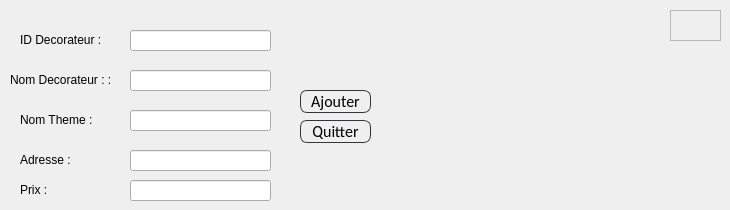
     <widget class="QWidget" name="Ajouter_Theme">
      <attribute name="title">
       <string>Ajouter Decorateur</string>
      </attribute>
      <widget class="QLineEdit" name="le_id_theme">
       <property name="geometry">
        <rect>
         <x>130</x>
         <y>30</y>
         <width>141</width>
         <height>21</height>
        </rect>
       </property>
       <property name="text">
        <string/>
       </property>
      </widget>
      <widget class="QLineEdit" name="le_nom_dec">
       <property name="geometry">
        <rect>
         <x>130</x>
         <y>70</y>
         <width>141</width>
         <height>21</height>
        </rect>
       </property>
       <property name="text">
        <string/>
       </property>
      </widget>
      <widget class="QLineEdit" name="le_nom_theme">
       <property name="geometry">
        <rect>
         <x>130</x>
         <y>110</y>
         <width>141</width>
         <height>21</height>
        </rect>
       </property>
       <property name="text">
        <string/>
       </property>
      </widget>
      <widget class="QLabel" name="label_14">
       <property name="geometry">
        <rect>
         <x>20</x>
         <y>30</y>
         <width>101</width>
         <height>20</height>
        </rect>
       </property>
       <property name="styleSheet">
        <string notr="true">font: 75 11pt &quot;MS Shell Dlg 2&quot;;
color: rgb(0, 0, 0);</string>
       </property>
       <property name="text">
        <string>ID Decorateur :</string>
       </property>
      </widget>
      <widget class="QLabel" name="label_15">
       <property name="geometry">
        <rect>
         <x>10</x>
         <y>70</y>
         <width>121</width>
         <height>20</height>
        </rect>
       </property>
       <property name="styleSheet">
        <string notr="true">font: 75 11pt &quot;MS Shell Dlg 2&quot;;
color: rgb(0, 0, 0);</string>
       </property>
       <property name="text">
        <string>Nom Decorateur : :</string>
       </property>
      </widget>
      <widget class="QLabel" name="label_16">
       <property name="geometry">
        <rect>
         <x>20</x>
         <y>110</y>
         <width>101</width>
         <height>20</height>
        </rect>
       </property>
       <property name="styleSheet">
        <string notr="true">font: 75 11pt &quot;MS Shell Dlg 2&quot;;
color: rgb(0, 0, 0);</string>
       </property>
       <property name="text">
        <string>Nom Theme :</string>
       </property>
      </widget>
      <widget class="QLineEdit" name="le_prix_theme">
       <property name="geometry">
        <rect>
         <x>130</x>
         <y>180</y>
         <width>141</width>
         <height>21</height>
        </rect>
       </property>
       <property name="text">
        <string/>
       </property>
      </widget>
      <widget class="QLabel" name="label_17">
       <property name="geometry">
        <rect>
         <x>20</x>
         <y>180</y>
         <width>101</width>
         <height>20</height>
        </rect>
       </property>
       <property name="styleSheet">
        <string notr="true">font: 75 11pt &quot;MS Shell Dlg 2&quot;;
color: rgb(0, 0, 0);</string>
       </property>
       <property name="text">
        <string>Prix :</string>
       </property>
      </widget>
      <widget class="QPushButton" name="Quitter_Ajouttheme">
       <property name="geometry">
        <rect>
         <x>300</x>
         <y>120</y>
         <width>71</width>
         <height>23</height>
        </rect>
       </property>
       <property name="styleSheet">
        <string notr="true">QPushButton
{
	background: transparent;
	border-style:solid;
	border-radius:7px;
	border-width:1px;
border-color: rgb(50, 53, 57);
	color:rgb(0,0,0);
	font-size:16px;
font-family:Calibri;
}

QPushButton:hover
{
	background-color: #00000000;
	border-color: rgb(255, 0, 0);
	/*color:rgb(30, 227, 0);*/
}

QPushButton:focus
{
	background-color: rgb(255, 0, 0);
	border-color:rgb(255, 0, 0);
	color:rgb(255, 255, 255);
}</string>
       </property>
       <property name="text">
        <string>Quitter</string>
       </property>
      </widget>
      <widget class="QPushButton" name="Ok_Ajouttheme">
       <property name="geometry">
        <rect>
         <x>300</x>
         <y>90</y>
         <width>71</width>
         <height>23</height>
        </rect>
       </property>
       <property name="styleSheet">
        <string notr="true">QPushButton
{
	background: transparent;
	border-style:solid;
	border-radius:7px;
	border-width:1px;
border-color: rgb(50, 53, 57);
	color:rgb(0,0,0);
	font-size:16px;
font-family:Calibri;
}

QPushButton:hover
{
	background-color: #00000000;
	border-color: rgb(30, 227, 0);
	/*color:rgb(30, 227, 0);*/
}

QPushButton:focus
{
	background-color:  rgb(30, 227, 0);
	border-color: rgba(30, 227, 0,0);
	color:rgb(255, 255, 255);
}</string>
       </property>
       <property name="text">
        <string>Ajouter</string>
       </property>
      </widget>
      <widget class="QLineEdit" name="le_adresse_dec">
       <property name="geometry">
        <rect>
         <x>130</x>
         <y>150</y>
         <width>141</width>
         <height>21</height>
        </rect>
       </property>
       <property name="text">
        <string/>
       </property>
      </widget>
      <widget class="QLabel" name="label_18">
       <property name="geometry">
        <rect>
         <x>20</x>
         <y>150</y>
         <width>101</width>
         <height>20</height>
        </rect>
       </property>
       <property name="styleSheet">
        <string notr="true">font: 75 11pt &quot;MS Shell Dlg 2&quot;;
color: rgb(0, 0, 0);</string>
       </property>
       <property name="text">
        <string>Adresse :</string>
       </property>
      </widget>
      <widget class="QFrame" name="heart_2">
       <property name="geometry">
        <rect>
         <x>670</x>
         <y>10</y>
         <width>51</width>
         <height>31</height>
        </rect>
       </property>
       <property name="styleSheet">
        <string notr="true">image: url(:/Downloads/83568076_189078935505313_7750739707968880640_n.png);</string>
       </property>
       <property name="frameShape">
        <enum>QFrame::StyledPanel</enum>
       </property>
       <property name="frameShadow">
        <enum>QFrame::Raised</enum>
       </property>
      </widget>
     </widget>
